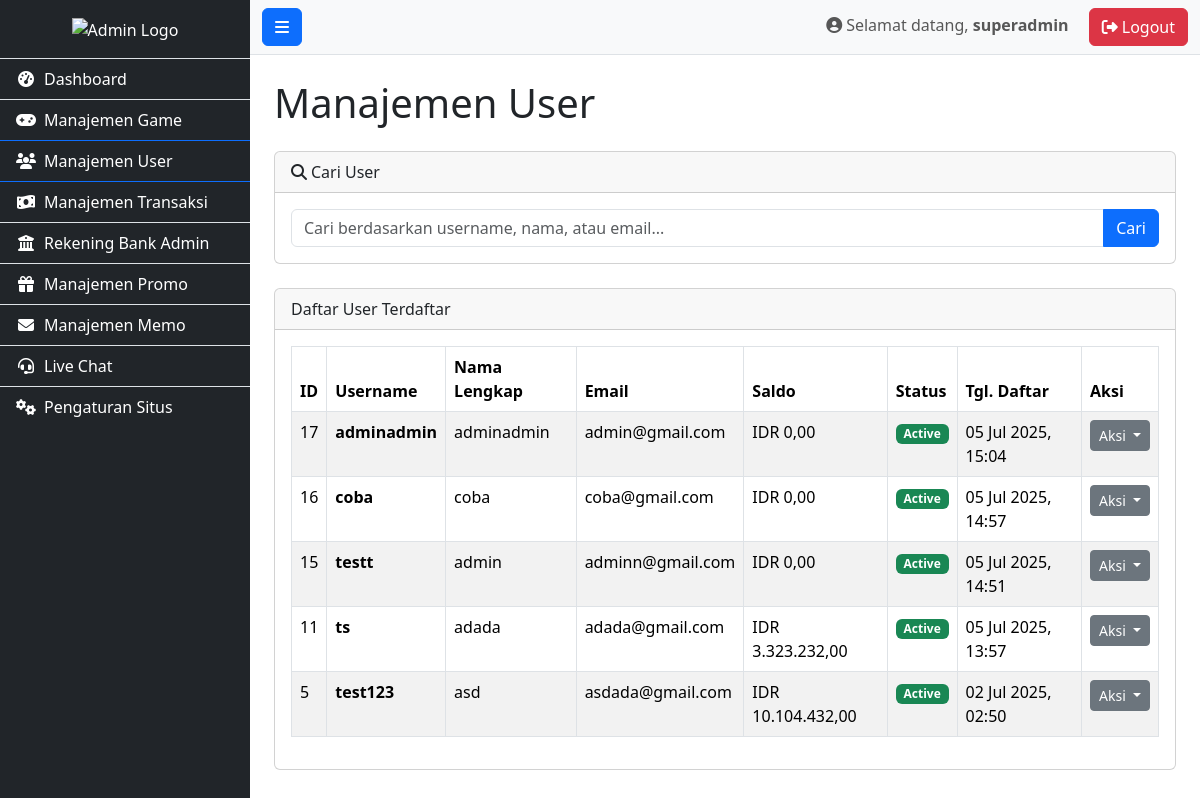
Page /admin/manage_users.php (signed in) on the committed database.
### tables this page shows
CREATE TABLE `users` (
  `id` int(11) NOT NULL,
  `username` varchar(50) NOT NULL,
  `password` varchar(255) NOT NULL,
  `full_name` varchar(100) DEFAULT NULL,
  `email` varchar(100) NOT NULL,
  `phone` varchar(20) DEFAULT NULL,
  `balance` decimal(15,2) NOT NULL DEFAULT 0.00,
  `status` enum('active','suspended','banned') NOT NULL DEFAULT 'active',
  `last_seen` timestamp NULL DEFAULT NULL,
  `referral_code` varchar(10) DEFAULT NULL,
  `registration_date` timestamp NOT NULL DEFAULT current_timestamp()
);

### admin/manage_users.php (the view, shortened to what this page needs)
<?php
$page_title = "Manajemen User";
require_once 'includes/header.php';
require_once 'includes/sidebar.php';
$search_query = "";
$sql_where = "";
$sql = "SELECT id, username, full_name, email, balance, status, registration_date FROM users" . $sql_where . " ORDER BY id DESC";
$stmt = $conn->prepare($sql);
$stmt->execute();
$result = $stmt->get_result();
?>
<h1 class="mb-4"><?php echo $page_title; ?></h1>
<div class="card mb-4">
    <div class="card-header"><i class="fas fa-search me-1"></i>Cari User</div>
    <div class="card-body">
        <form action="manage_users.php" method="GET">
            <div class="input-group">
                <input type="text" class="form-control" placeholder="Cari berdasarkan username, nama, atau email..." name="search" value="<?php echo htmlspecialchars($search_query); ?>">
                <button class="btn btn-primary" type="submit">Cari</button>
            </div>
        </form>
    </div>
</div>
<div class="card">
    <div class="card-header">Daftar User Terdaftar</div>
    <div class="card-body">
        <div class="table-responsive">
            <table class="table table-striped table-bordered">
                <thead>
                    <tr>
                        <th>ID</th>
                        <th>Username</th>
                        <th>Nama Lengkap</th>
                        <th>Email</th>
                        <th>Saldo</th>
                        <th>Status</th>
                        <th>Tgl. Daftar</th>
                        <th>Aksi</th>
                    </tr>
                </thead>
                <tbody>
                    <?php if ($result && $result->num_rows > 0): ?>
                        <?php while ($row = $result->fetch_assoc()): ?>
                            <tr>
                                <td><?php echo $row['id']; ?></td>
                                <td><strong><?php echo htmlspecialchars($row['username']); ?></strong></td>
                                <td><?php echo htmlspecialchars($row['full_name']); ?></td>
                                <td><?php echo htmlspecialchars($row['email']); ?></td>
                                <td>IDR <?php echo number_format($row['balance'], 2, ',', '.'); ?></td>
                                <td>
                                    <?php
                                    $status = $row['status'];
                                    $badge_class = 'bg-secondary';
                                    if ($status == 'active') $badge_class = 'bg-success';
                                    elseif ($status == 'suspended') $badge_class = 'bg-warning text-dark';
                                    elseif ($status == 'banned') $badge_class = 'bg-danger';
                                    ?>
                                    <span class="badge <?php echo $badge_class; ?>"><?php echo ucfirst($status); ?></span>
                                </td>
                                <td><?php echo date('d M Y, H:i', strtotime($row['registration_date'])); ?></td>
                                <td>
                                    <div class="dropdown">
                                        <button class="btn btn-secondary btn-sm dropdown-toggle" type="button" id="dropdownMenuButton<?php echo $row['id']; ?>" data-bs-toggle="dropdown" aria-expanded="false">
                                            Aksi
                                        </button>
                                    </div>
                                </td>
                            </tr>
                        <?php endwhile; ?>
                    <?php else: ?>
                        <tr>
                            <td colspan="8" class="text-center">Belum ada user yang terdaftar.</td>
                        </tr>
                    <?php endif; ?>
                </tbody>
            </table>
        </div>
    </div>
</div>
<?php
require_once 'includes/footer.php';
?>

### rows in the picture
users: id "17", username "adminadmin", full_name "adminadmin", email "admin@gmail.com", balance "0,00", status "Active", registration_date "05 Jul 2025, 15:04"
users: id "16", username "coba", full_name "coba", email "coba@gmail.com", balance "0,00", status "Active", registration_date "05 Jul 2025, 14:57"
users: id "15", username "testt", full_name "admin", email "adminn@gmail.com", balance "0,00", status "Active", registration_date "05 Jul 2025, 14:51"
users: id "11", username "ts", full_name "adada", email "adada@gmail.com", balance "3.323.232,00", status "Active", registration_date "05 Jul 2025, 13:57"
users: id "5", username "test123", full_name "asd", email "asdada@gmail.com", balance "10.104.432,00", status "Active", registration_date "02 Jul 2025, 02:50"

### other values in the picture
$_SESSION['admin_username'] "superadmin"
$page_title "Manajemen User"
